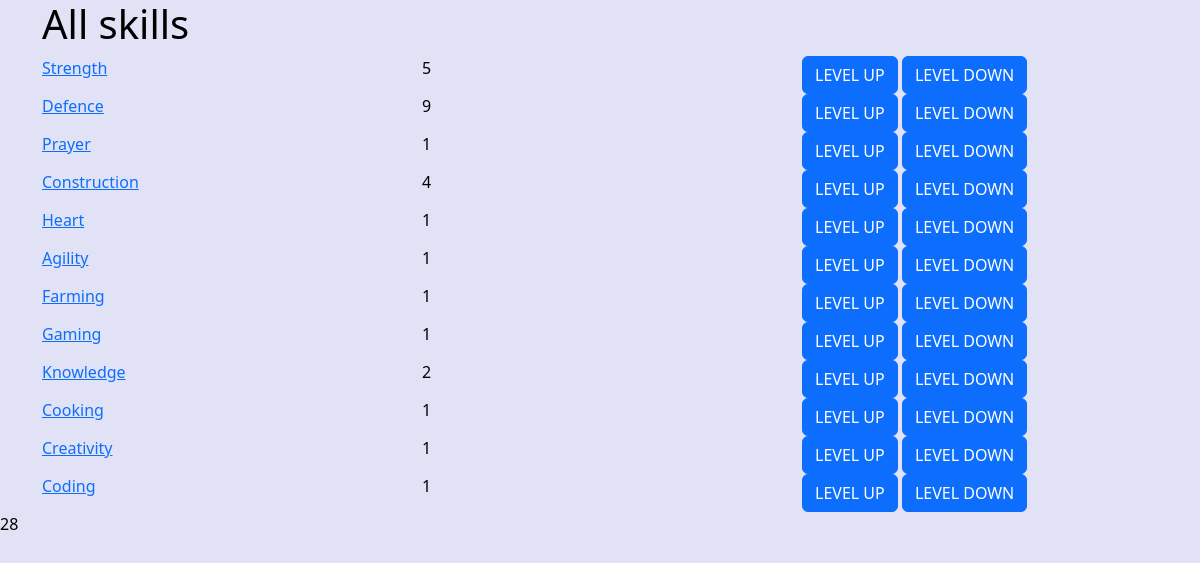
Before: / with the older database file.
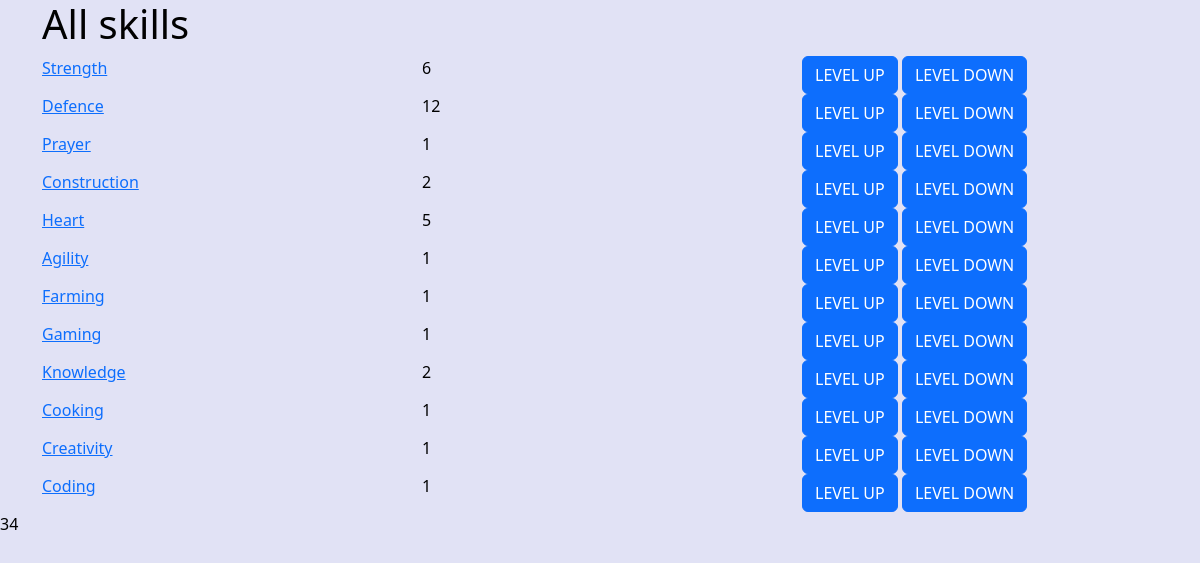
After: the same page with the newer database file.
### app.py (models this page shows)
class Skill(db.Model):
    id = db.Column(db.Integer, primary_key=True)
    name = db.Column(db.String(50), nullable=False)
    level = db.Column(db.Integer, nullable=False)
    description = db.Column(db.String(500), nullable=True)
    challenges = db.relationship('Challenge', backref='skill', lazy=True)

### app.py (the view)
@app.route('/')
def first_page():
    skills = Skill.query.all()
    return render_template("front.html", skills=skills, totalLevel = sum(skill.level for skill in skills))

### templates/front.html (shortened to what this page needs)
<!DOCTYPE html>
<html lang="en">
<head>
    <link rel="stylesheet" href="https://cdn.jsdelivr.net/npm/bootstrap@5.2.3/dist/css/bootstrap.min.css">
    <link rel="stylesheet" type="text/css" href="{{ url_for('static',filename='styles/main.css') }}">
</head>
<body>
    <div class="container">
        <h1>All skills</h1>
        {% if skills|length > 0 %}
            {% for skill in skills %}
            <div class="row mb-12">
                <div class="col-md-4">
                    <a href="#challenges-{{ skill.id }}" class="skill-name" data-bs-toggle="collapse" data-bs-placement="top" title="{{ skill.description }}">{{ skill.name }}</a>
                </div>
                <div class="col-md-4">{{ skill.level }}</div>
                <div class="col-md-4">
                    <form method="post" action="{{ url_for('update_skill_up') }}" style="display: inline;">
                        <button type="submit" class="btn btn-primary">LEVEL UP</button>
                    </form>
                    <form method="post" action="{{ url_for('update_skill_down') }}" style="display: inline;">
                        <button type="submit" class="btn btn-primary">LEVEL DOWN</button>
                    </form>
                </div>
            </div>
            {% endfor %}
        {% endif %}
    </div>
    {{ totalLevel }}
</body>
</html>

### templates/front.html (style rules this page uses)
body { background-color: #e1e2f5; color: black; }

Changed rows visible on the page:
changed Skill "Strength": level "5" → "6"
changed Skill "Defence": level "9" → "12"
changed Skill "Construction": level "4" → "2"
changed Skill "Heart": level "1" → "5"
Other visible differences:
{{ totalLevel }}: "28" → "34"
